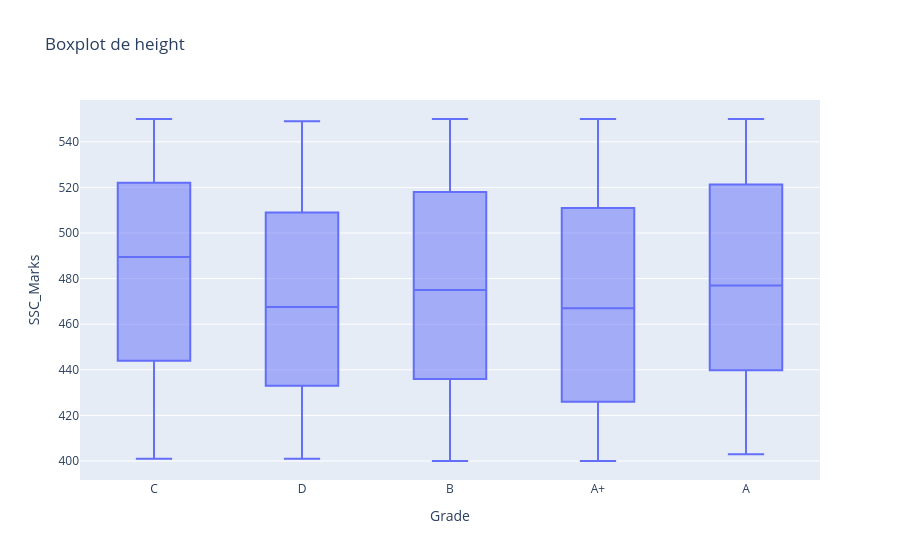

Source (notebook cell):
### Code cell
fig = px.box(df,x='Grade' , y='SSC_Marks', title='Boxplot de height')
fig.show()

### Figure 1 — Plotly figure (JSON) as saved in the notebook; plotly's stock layout.template omitted (floating-point values rounded to 4 significant figures; data arrays with more than 128 entries replaced by an {"elided": "..."} marker saying what was removed)
{"data": [{"alignmentgroup": "True", "hovertemplate": "Grade=%{x}<br>SSC_Marks=%{y}<extra></extra>", "legendgroup": "", "marker": {"color": "#636efa"}, "name": "", "notched": false, "offsetgroup": "", "orientation": "v", "showlegend": false, "type": "box", "x": {"elided": "1000 str values"}, "x0": " ", "xaxis": "x", "y": {"elided": "1000 int values"}, "y0": " ", "yaxis": "y"}], "layout": {"boxmode": "group", "legend": {"tracegroupgap": 0}, "title": {"text": "Boxplot de height"}, "xaxis": {"anchor": "y", "domain": [0, 1], "title": {"text": "Grade"}}, "yaxis": {"anchor": "x", "domain": [0, 1], "title": {"text": "SSC_Marks"}}}}
